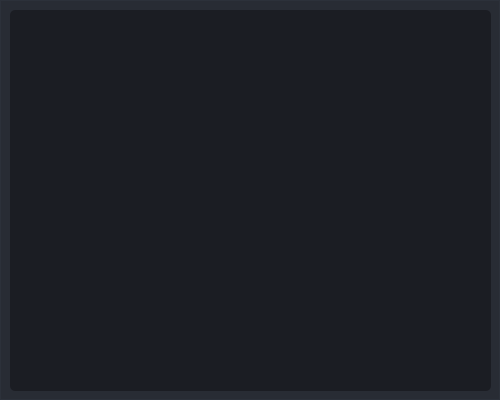
<?xml version="1.0" encoding="UTF-8"?>
<ui version="4.0">
 <class>logWindow</class>
 <widget class="QWidget" name="logWindow">
  <property name="geometry">
   <rect>
    <x>0</x>
    <y>0</y>
    <width>500</width>
    <height>400</height>
   </rect>
  </property>
  <property name="minimumSize">
   <size>
    <width>500</width>
    <height>400</height>
   </size>
  </property>
  <property name="maximumSize">
   <size>
    <width>500</width>
    <height>400</height>
   </size>
  </property>
  <property name="windowTitle">
   <string>反馈</string>
  </property>
  <property name="styleSheet">
   <string notr="true">#logWindow
 {	
	background-color: rgb(40, 44, 52);
	border: 1px solid rgb(44, 49, 58);
}
</string>
  </property>
  <widget class="QPlainTextEdit" name="logText">
   <property name="geometry">
    <rect>
     <x>10</x>
     <y>10</y>
     <width>481</width>
     <height>381</height>
    </rect>
   </property>
   <property name="styleSheet">
    <string notr="true">QPlainTextEdit {
	background-color: rgb(27, 29, 35);
	border-radius: 5px;
	padding: 10px;
	selection-color: rgb(255, 255, 255);
	selection-background-color: rgb(255, 121, 198);
	color:white;
	font-size:14px;
}
QPlainTextEdit  QScrollBar:vertical {
    width: 8px;
 }
QPlainTextEdit  QScrollBar:horizontal {
    height: 8px;
 }
QPlainTextEdit:hover {
	border: 2px solid rgb(64, 71, 88);
}
QPlainTextEdit:focus {
	border: 2px solid rgb(91, 101, 100);
}

</string>
   </property>
   <property name="readOnly">
    <bool>true</bool>
   </property>
   <property name="plainText">
    <string/>
   </property>
  </widget>
 </widget>
 <resources/>
 <connections/>
</ui>
